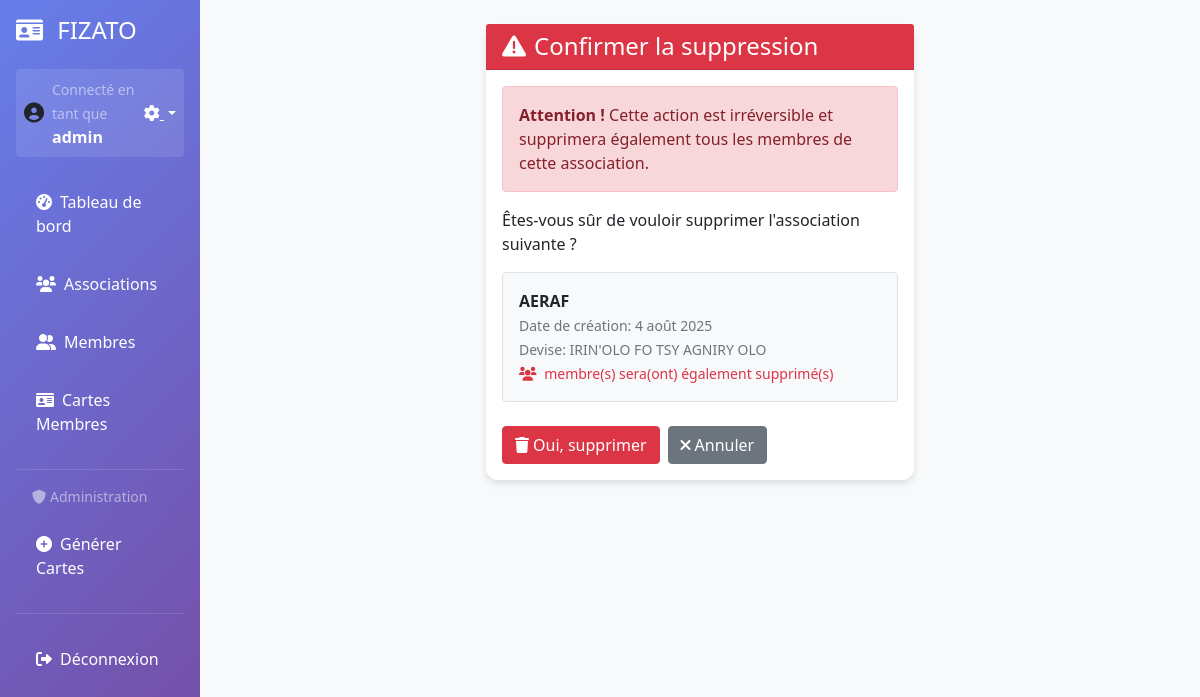
Page /associations/4/supprimer/ (signed in) on the committed database.
### membres/models.py (models this page shows, shortened)
class Association(models.Model):
    nom = models.CharField(max_length=200, verbose_name="Nom de l'Association")
    logo_association = models.ImageField(upload_to='logos/associations/', blank=True, null=True, verbose_name="Logo Association")
    logo_universite = models.ImageField(upload_to='logos/universites/', blank=True, null=True, verbose_name="Logo Université")
    logo_fizato = models.ImageField(upload_to='logos/fizato/', blank=True, null=True, verbose_name="Logo FI.ZA.TO")
    devise = models.CharField(max_length=500, verbose_name="Devise", blank=True, null=True)
    fondateurs = models.TextField(verbose_name="Fondateurs de l'association", default="",
                                 help_text="Séparez les noms par des virgules")
    description = models.TextField(verbose_name="Description", blank=True, null=True)
    date_creation = models.DateField(verbose_name="Date de création", default=timezone.now)
    created_at = models.DateTimeField(auto_now_add=True)
    class Meta:
        verbose_name = "Association"
        verbose_name_plural = "Associations"

### membres/views.py (the view)
# urls.py: path('associations/<int:association_id>/supprimer/', views.supprimer_association, name='supprimer_association'),
@can_modify_members
def supprimer_association(request, association_id):
    association = get_object_or_404(Association, id=association_id)
    if request.method == 'POST':
        nom_association = association.nom
        association.delete()
        messages.success(request, f'Association "{nom_association}" supprimée avec succès!')
        return redirect('liste_associations')
    return render(request, 'membres/confirmer_suppression_association.html', {
        'association': association
    })

### membres/templates/membres/confirmer_suppression_association.html (shortened to what this page needs)
{% extends 'membres/base.html' %}
{% block content %}
<div class="container">
    <div class="row justify-content-center">
        <div class="col-md-6">
            <div class="card">
                <div class="card-header bg-danger text-white">
                    <h4 class="mb-0"><i class="fas fa-exclamation-triangle me-2"></i>Confirmer la suppression</h4>
                </div>
                <div class="card-body">
                    <div class="alert alert-danger">
                        <strong>Attention !</strong> Cette action est irréversible et supprimera également tous les membres de cette association.
                    </div>
                    <p>Êtes-vous sûr de vouloir supprimer l'association suivante ?</p>
                    <div class="border p-3 mb-4 bg-light rounded">
                        <strong>{{ association.nom }}</strong><br>
                        <small class="text-muted">Date de création: {{ association.date_creation }}</small><br>
                        {% if association.devise %}
                        <small class="text-muted">Devise: {{ association.devise }}</small><br>
                        {% endif %}
                        <small class="text-danger">
                            <i class="fas fa-users me-1"></i>
                            {{ association.membre_set.count }} membre(s) sera(ont) également supprimé(s)
                        </small>
                    </div>
                    <form method="post">
                        <div class="d-flex gap-2">
                            <button type="submit" class="btn btn-danger">
                                <i class="fas fa-trash me-1"></i>Oui, supprimer
                            </button>
                            <a href="{% url 'liste_associations' %}" class="btn btn-secondary">
                                <i class="fas fa-times me-1"></i>Annuler
                            </a>
                        </div>
                    </form>
                </div>
            </div>
        </div>
    </div>
</div>
{% endblock %}

### membres/templates/membres/base.html (shortened to what this page needs)
<!DOCTYPE html>
<html lang="fr">
<head>
    <link href="https://cdn.jsdelivr.net/npm/bootstrap@5.1.3/dist/css/bootstrap.min.css" rel="stylesheet">
    <link href="https://cdnjs.cloudflare.com/ajax/libs/font-awesome/6.0.0/css/all.min.css" rel="stylesheet">
</head>
<body class="bg-light">
    <div class="container-fluid">
        <div class="row">
            <div class="col-md-3 col-lg-2 sidebar p-0">
                <div class="p-3">
                    <h4 class="text-white mb-4">
                        <a href="{% url 'admin:index' %}" class="text-white text-decoration-none admin-icon" title="Administration Django">
                            <i class="fas fa-id-card me-2"></i>
                        </a><a href="{% url 'detail_fizato' %}" class="text-white text-decoration-none" title="Détails FIZATO">FIZATO</a>
                    </h4>
                    {% if user.is_authenticated %}
                        <div class="user-status mb-3 p-2 rounded" style="background: rgba(255,255,255,0.1);">
                            <div class="d-flex align-items-center">
                                <div class="me-2">
                                    {% if user.membre and user.membre.photo %}
                                        <img src="{{ user.membre.photo.url }}" alt="Photo profil"
                                             class="rounded-circle" style="width: 40px; height: 40px; object-fit: cover;">
                                    {% else %}
                                        <i class="fas fa-user-circle fa-lg"></i>
                                    {% endif %}
                                </div>
                                <div class="flex-grow-1">
                                    <small class="text-white-50">Connecté en tant que</small>
                                    <div class="text-white fw-bold">{{ user.get_full_name|default:user.username }}</div>
                                </div>
                                <div class="dropdown">
                                    <a href="#" class="text-white dropdown-toggle" data-bs-toggle="dropdown" title="Options du profil">
                                        <i class="fas fa-cog"></i>
                                    </a>
                                </div>
                            </div>
                        </div>
                    {% endif %}
                    <nav class="nav flex-column">
                        <a class="nav-link" href="{% url 'dashboard' %}">
                            <i class="fas fa-tachometer-alt me-2"></i>Tableau de bord
                        </a>
                        <a class="nav-link" href="{% url 'liste_associations' %}">
                            <i class="fas fa-users me-2"></i>Associations
                        </a>
                        <a class="nav-link" href="{% url 'liste_membres' %}">
                            <i class="fas fa-user-friends me-2"></i>Membres
                        </a>
                        <a class="nav-link" href="{% url 'liste_cartes_membres' %}">
                            <i class="fas fa-id-card me-2"></i>Cartes Membres
                        </a>
                        {% if user.is_staff or user.is_superuser %}
                        <hr class="text-white-50 my-3">
                        <small class="text-white-50 px-3 mb-2 d-block">
                            <i class="fas fa-shield-alt me-1"></i>Administration
                        </small>
                        <a class="nav-link" href="{% url 'generer_cartes' %}">
                            <i class="fas fa-plus-circle me-2"></i>Générer Cartes
                        </a>
                        {% endif %}
                        {% if user.is_authenticated %}
                        <hr class="text-white-50">
                        <a class="nav-link" href="#" data-bs-toggle="modal" data-bs-target="#logoutModal">
                            <i class="fas fa-sign-out-alt me-2"></i>Déconnexion
                        </a>
                        {% endif %}
                    </nav>
                </div>
            </div>
            <div class="col-md-9 col-lg-10">
                <div class="p-4">
                    {% block content %}
                    {% endblock %}
                </div>
            </div>
        </div>
    </div>
</body>
</html>

### membres/templates/membres/base.html (style rules this page uses)
.sidebar { min-height: 100vh; background: linear-gradient(135deg, #667eea 0%, #764ba2 100%); }
.sidebar .nav-link { color: white; padding: 12px 20px; margin: 5px 0; border-radius: 8px; transition: all 0.3s; }
.card { box-shadow: 0 4px 6px rgba(0, 0, 0, 0.1); border: none; border-radius: 12px; }

### rows in the picture
Association: nom "AERAF", date_creation "4 août 2025", devise "IRIN'OLO FO TSY AGNIRY OLO"

### other values in the picture
{{ user.get_full_name|default:user.username }} "admin"
